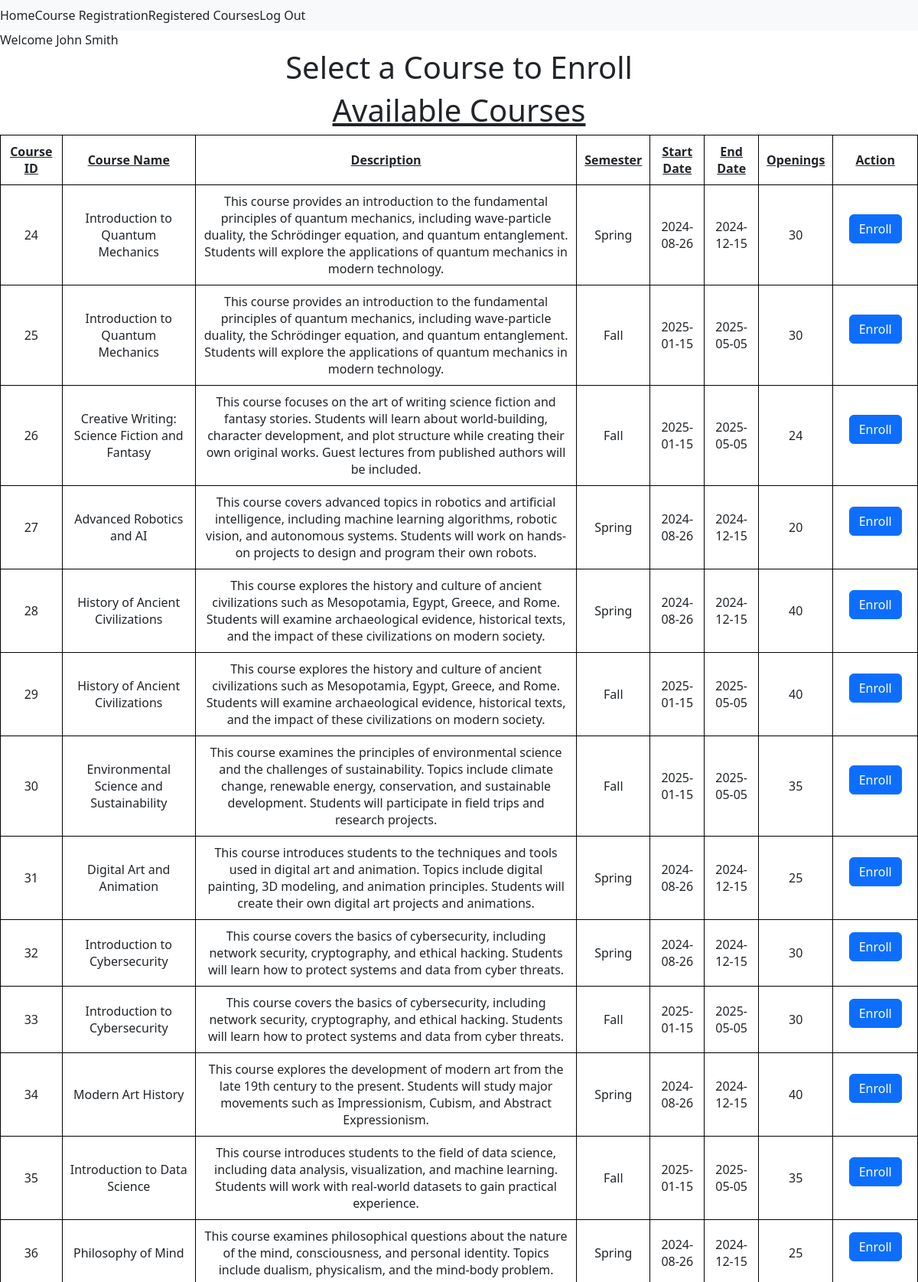
Screenshot of /course_reg.php (signed in, upper part) with the database file from the repository.
### tables this page shows
CREATE TABLE `users` (
  `id` int(11) NOT NULL,
  `username` varchar(255) NOT NULL,
  `password` varchar(255) NOT NULL,
  `first_name` varchar(255) NOT NULL,
  `last_name` varchar(255) NOT NULL,
  `email` varchar(255) NOT NULL,
  `address` varchar(255) NOT NULL,
  `city` varchar(255) NOT NULL,
  `state` varchar(255) NOT NULL,
  `zip_code` varchar(255) NOT NULL,
  `phone` varchar(20) DEFAULT NULL,
  `ssn` varchar(11) DEFAULT NULL
);

CREATE TABLE `courses` (
  `id` int(11) NOT NULL,
  `semester_id` int(11) NOT NULL,
  `name` varchar(100) NOT NULL,
  `description` text DEFAULT NULL,
  `capacity` int(11) NOT NULL,
  `created_at` timestamp NOT NULL DEFAULT current_timestamp(),
  `updated_at` timestamp NOT NULL DEFAULT current_timestamp() ON UPDATE current_timestamp()
);

CREATE TABLE `semesters` (
  `id` int(11) NOT NULL,
  `name` varchar(50) NOT NULL,
  `start_date` date NOT NULL,
  `end_date` date NOT NULL,
  `created_at` timestamp NOT NULL DEFAULT current_timestamp(),
  `updated_at` timestamp NOT NULL DEFAULT current_timestamp() ON UPDATE current_timestamp()
);

### course_reg.php (called while the page is built, shortened)
<?php
$pageHeader = "Select a Course to Enroll";
require 'db.php';
require 'master.php';
require 'functions.php';
coursesTable($conn);
require 'footer.php';

### functions.php (the view, shortened to what this page needs)
<?php
function coursesTable($conn) {
  $sql = "SELECT c.*, s.start_date, s.end_date, (c.capacity - (SELECT COUNT(*) FROM enrollments WHERE course_id = c.id AND status = 'enrolled')) AS openings
          FROM courses c
          JOIN semesters s ON c.semester_id = s.id";
  $result = $conn->query($sql);
  echo "<h1 style='text-align: center; text-decoration: underline;'>Available Courses</h1>";
  echo "<table style='margin: 0 auto; border-collapse: collapse;'>";
  echo "<tr>
          <th style='padding: 10px; border: 1px solid black; text-align: center; text-decoration: underline;'>Course ID</th>
          <th style='padding: 10px; border: 1px solid black; text-align: center; text-decoration: underline;'>Course Name</th>
          <th style='padding: 10px; border: 1px solid black; text-align: center; text-decoration: underline;'>Description</th>
          <th style='padding: 10px; border: 1px solid black; text-align: center; text-decoration: underline;'>Semester</th>
          <th style='padding: 10px; border: 1px solid black; text-align: center; text-decoration: underline;'>Start Date</th>
          <th style='padding: 10px; border: 1px solid black; text-align: center; text-decoration: underline;'>End Date</th>
          <th style='padding: 10px; border: 1px solid black; text-align: center; text-decoration: underline;'>Openings</th>
          <th style='padding: 10px; border: 1px solid black; text-align: center; text-decoration: underline;'>Action</th>
        </tr>";
        while ($row = $result->fetch_assoc()) {
          echo "<tr>
                  <td style='padding: 10px; border: 1px solid black; text-align: center;'>" . $row["id"] . "</td>
                  <td style='padding: 10px; border: 1px solid black; text-align: center;'>" . $row["name"] . "</td>
                  <td style='padding: 10px; border: 1px solid black; text-align: center;'>" . $row["description"] . "</td>";
          $semester = ($row["semester_id"] == 1) ? 'Spring' : 'Fall';
          echo "<td style='padding: 10px; border: 1px solid black; text-align: center;'>" . $semester . "</td>
                  <td style='padding: 10px; border: 1px solid black; text-align: center;'>" . $row["start_date"] . "</td>
                  <td style='padding: 10px; border: 1px solid black; text-align: center;'>" . $row["end_date"] . "</td>
                  <td style='padding: 10px; border: 1px solid black; text-align: center;'>" . $row["openings"] . "</td>
                  <td style='padding: 10px; border: 1px solid black; text-align: center;'>";
          if ($row["openings"] > 0) {
              echo '<form method="post" action="' . htmlspecialchars($_SERVER["PHP_SELF"]) . '"><input type="hidden" name="course_id" value="' . $row["id"] . '"><input type="submit" name="enroll" value="Enroll" class="btn btn-primary"></form>';
          } elseif ($row["openings"] == 0) {
            echo '<form method="post" action="' . htmlspecialchars($_SERVER["PHP_SELF"]) . '"><input type="hidden" name="course_id" value="' . $row["id"] . '"><input type="submit" name="waitlist" value="Wait List" class="btn btn-warning"></form>';
        }
          echo "</td>
              </tr>";
      }
  echo "</table>";
}

### master.php (shortened to what this page needs)
<?php
require 'db.php';
  $loggedIn = isset($_SESSION['masterVar']) ? true : false;
  if($loggedIn) {
    $userName = $_SESSION['username'];
    $stmt = $conn->prepare("SELECT first_name, last_name FROM users WHERE username = ?");
    $stmt->bind_param("s", $userName);
    $stmt->execute();
    $result = $stmt->get_result();
    $row = mysqli_fetch_assoc($result);
    require 'logged_in_nav.php';
    echo "Welcome " . $row["first_name"]. " " . $row["last_name"] . "<br>";
  } else {
    require 'logged_out_nav.php';
    echo "Welcome Guest";
  }
?>
<!DOCTYPE html>
<html lang="en">
<head>
  <link rel="stylesheet" href="https://maxcdn.bootstrapcdn.com/bootstrap/4.0.0/css/bootstrap.min.css">
</head>
<body>
  <h1 class="text-center"><?php echo $pageHeader; ?></h1>
</body>
</html>

### rows the page displays
users: first_name "John", last_name "Smith"
courses: id "24", name "Introduction to Quantum Mechanics", description "This course provides an introduction to the fundamental principles of quantum mechanics, including wave-particle duality, the Schrödinger equation, and quantum entanglement. Students will explore the applications of quantum mechanics in modern technology.", semester "Spring", semester.start_date "2024-08-26", semester.end_date "2024-12-15", openings "30"
courses: id "25", name "Introduction to Quantum Mechanics", description "This course provides an introduction to the fundamental principles of quantum mechanics, including wave-particle duality, the Schrödinger equation, and quantum entanglement. Students will explore the applications of quantum mechanics in modern technology.", semester "Fall", semester.start_date "2025-01-15", semester.end_date "2025-05-05", openings "30"
courses: id "26", name "Creative Writing: Science Fiction and Fantasy", description "This course focuses on the art of writing science fiction and fantasy stories. Students will learn about world-building, character development, and plot structure while creating their own original works. Guest lectures from published authors will be included.", semester "Fall", semester.start_date "2025-01-15", semester.end_date "2025-05-05", openings "24"
courses: id "27", name "Advanced Robotics and AI", description "This course covers advanced topics in robotics and artificial intelligence, including machine learning algorithms, robotic vision, and autonomous systems. Students will work on hands-on projects to design and program their own robots.", semester "Spring", semester.start_date "2024-08-26", semester.end_date "2024-12-15", openings "20"
courses: id "28", name "History of Ancient Civilizations", description "This course explores the history and culture of ancient civilizations such as Mesopotamia, Egypt, Greece, and Rome. Students will examine archaeological evidence, historical texts, and the impact of these civilizations on modern society.", semester "Spring", semester.start_date "2024-08-26", semester.end_date "2024-12-15", openings "40"
courses: id "29", name "History of Ancient Civilizations", description "This course explores the history and culture of ancient civilizations such as Mesopotamia, Egypt, Greece, and Rome. Students will examine archaeological evidence, historical texts, and the impact of these civilizations on modern society.", semester "Fall", semester.start_date "2025-01-15", semester.end_date "2025-05-05", openings "40"
courses: id "30", name "Environmental Science and Sustainability", description "This course examines the principles of environmental science and the challenges of sustainability. Topics include climate change, renewable energy, conservation, and sustainable development. Students will participate in field trips and research projects.", semester "Fall", semester.start_date "2025-01-15", semester.end_date "2025-05-05", openings "35"
courses: id "31", name "Digital Art and Animation", description "This course introduces students to the techniques and tools used in digital art and animation. Topics include digital painting, 3D modeling, and animation principles. Students will create their own digital art projects and animations.", semester "Spring", semester.start_date "2024-08-26", semester.end_date "2024-12-15", openings "25"
courses: id "32", name "Introduction to Cybersecurity", description "This course covers the basics of cybersecurity, including network security, cryptography, and ethical hacking. Students will learn how to protect systems and data from cyber threats.", semester "Spring", semester.start_date "2024-08-26", semester.end_date "2024-12-15", openings "30"
courses: id "33", name "Introduction to Cybersecurity", description "This course covers the basics of cybersecurity, including network security, cryptography, and ethical hacking. Students will learn how to protect systems and data from cyber threats.", semester "Fall", semester.start_date "2025-01-15", semester.end_date "2025-05-05", openings "30"
courses: id "34", name "Modern Art History", description "This course explores the development of modern art from the late 19th century to the present. Students will study major movements such as Impressionism, Cubism, and Abstract Expressionism.", semester "Spring", semester.start_date "2024-08-26", semester.end_date "2024-12-15", openings "40"
courses: id "35", name "Introduction to Data Science", description "This course introduces students to the field of data science, including data analysis, visualization, and machine learning. Students will work with real-world datasets to gain practical experience.", semester "Fall", semester.start_date "2025-01-15", semester.end_date "2025-05-05", openings "35"
courses: id "36", name "Philosophy of Mind", description "This course examines philosophical questions about the nature of the mind, consciousness, and personal identity. Topics include dualism, physicalism, and the mind-body problem.", semester "Spring", semester.start_date "2024-08-26", semester.end_date "2024-12-15", openings "25"

### other values shown
$pageHeader "Select a Course to Enroll"
